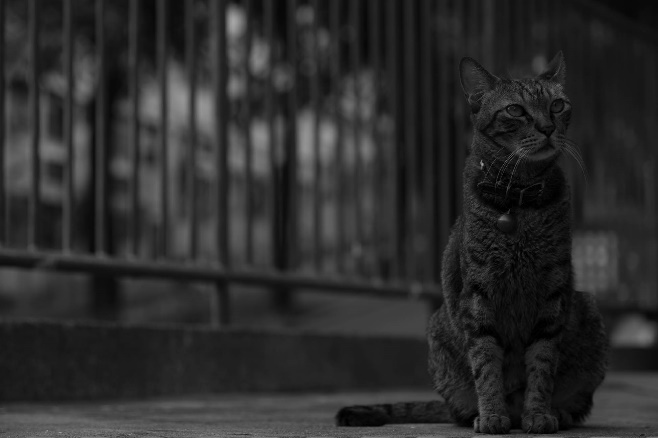
#> input picture week1/Data/quiz2/darker_cat.jpg, 658 x 438 px
$ jupyter execute quiz_2.ipynb
#> lines starting #> are read from the running program, lines starting #| are printed output that depends on the picture; long printed decimals are rounded
[cell 1]
import cv2
import numpy as np
import time
import tracemalloc
import matplotlib.pyplot as plt

N = 1000
'''=====圖片路徑更改====='''
image_path = "../Data/quiz2/darker_cat.jpg"

#不能用cv2.imread("gray_numpy.jpg")讀取灰階影像，因為這樣會用channel=3讀取
#後續用opencv的equalizeHist會報錯，因為equalizeHist只接受channel=1的影像
gray_numpy = cv2.imread(image_path, cv2.IMREAD_GRAYSCALE)
#> gray_numpy is the input picture: shape (438, 658); min 0, max 166, mean 43.9
gray_opencv = gray_numpy.copy()

#print(f"gray_opencv: {gray_opencv.dtype}, {gray_opencv.shape}")

[cell 2]
# .ravel()將多維陣列攤平成一維陣列，方便計算直方圖
# np.bincount()計算非負整數陣列中每個數值出現次數
# .cumsum()：是 Cumulative Sum 的縮寫。
# 它會把陣列中的元素從左到右「一個接一個累加」起來，是用來計算「累積分佈函數」。
#hist = [3, 1, 4, 2] （代表 0 出現 3 次、1 出現 1 次、2 出現 4 次、3 出現 2 次）
# 當執行 cdf = hist.cumsum() 時，系統會這樣計算：
# 第一個位置：維持原本的 3
# 第二個位置：3 + 1 = 4
# 第三個位置：3 + 1 + 4 = 8
# 第四個位置：3 + 1 + 4 + 2 = 10
# 最終輸出的 cdf 陣列為：[3, 4, 8, 10]。

[cell 3]
def histogram_equalization_numpy(image, max_value=255):
    # 1. 計算 Histogram
    hist = np.bincount(image.ravel(), minlength=256)

    # 2. 計算 CDF(描述灰階值的累積分布)
    cdf = hist.cumsum()

    # 3. 找到第一個非零 CDF
    cdf_min = cdf[cdf > 0][0]

    # 4. 計算像素總數
    total_pixels = image.size

    # 5. 帶公式
    result = (cdf[image[:, :]] - cdf_min) / (total_pixels - cdf_min) * max_value
    return result

#通常cdf指的是機率分布，所以是灰階x出現的次數除以total_pixels等於X出現的機率。
#在公式中，上下分子分母的每一項全部除以N，就變成機率分布了，但是那可以約分，就變成現在這個樣子

[cell 4]
tracemalloc.start()
start_time_numpy = time.perf_counter()
for i in range(N):
    histogram_equalization_numpy(gray_numpy)
#> this loop made 1000 passes
#> pass 1, in histogram_equalization_numpy, `result = (cdf[image[:, :]] - cdf_min) / (total_pixels - cdf_min) * max..`:
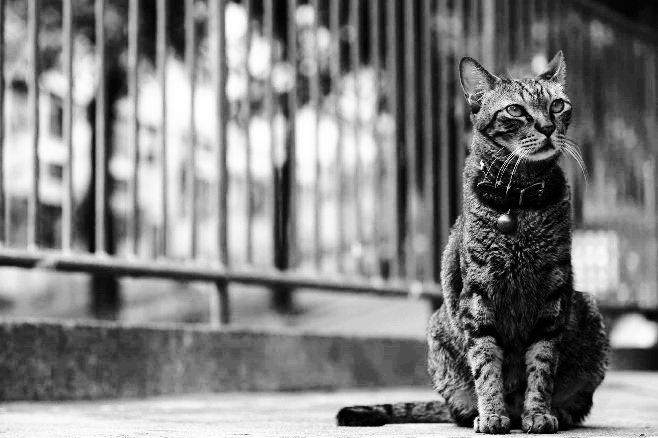
#> result: shape (438, 658) float64; min 0, max 255, mean 129.1

end_time_numpy = time.perf_counter()
numpy_avg_time = (end_time_numpy - start_time_numpy) / N
numpy_current, numpy_peak = tracemalloc.get_traced_memory()

tracemalloc.stop()

tracemalloc.start()
start_time_opencv = time.perf_counter()
for i in range(N):
    cv2.equalizeHist(gray_opencv)

end_time_opencv = time.perf_counter()
opencv_avg_time = (end_time_opencv - start_time_opencv) / N
opencv_current, opencv_peak = tracemalloc.get_traced_memory()

tracemalloc.stop()

[cell 5]
diff = abs(histogram_equalization_numpy(gray_numpy) - cv2.equalizeHist(gray_opencv))
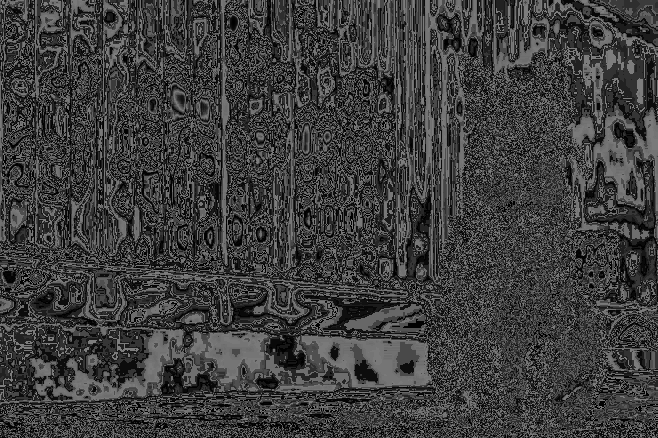
#> diff: shape (438, 658) float64; min 0, max 0.497, mean 0.245
diff_mean = np.mean(diff)
#> diff_mean = 0.245
diff_count = np.count_nonzero(diff)
#> diff_count = 287872
print(f"diff max: {np.max(diff)}")
#| diff max: 0.4971
print(f"diff mean: {diff_mean}")
#| diff mean: 0.2448
print(f"diff count: {diff_count}")
#| diff count: 287872

[cell 6]
print(f"numpy平均時間: {numpy_avg_time:.6f} s")
print(f"numpy總時間: {end_time_numpy - start_time_numpy:.6f} s")
print(f"OpenCV平均時間: {opencv_avg_time:.6f} s")
print(f"OpenCV總時間: {end_time_opencv - start_time_opencv:.6f} s")

print("\nNumPy")
print(f"目前記憶體：{numpy_current / 1024**2:.4f} MB")
print(f"峰值記憶體：{numpy_peak / 1024**2:.4f} MB")

print("\nOpenCV")
print(f"目前記憶體：{opencv_current / 1024**2:.4f} MB")
print(f"峰值記憶體：{opencv_peak / 1024**2:.4f} MB")

[cell 7]
plt.imshow(gray_numpy, cmap='gray')
plt.title("Original Grayscale")
plt.axis("off")

[cell 8]
# .ravel()將多維陣列攤平成一維陣列，方便計算直方圖
# bins=256表示將像素值分成256個區間
plt.hist(gray_numpy.ravel(), bins=256, range=(0, 256))
plt.xlabel("Pixel Value")
plt.ylabel("Frequency")
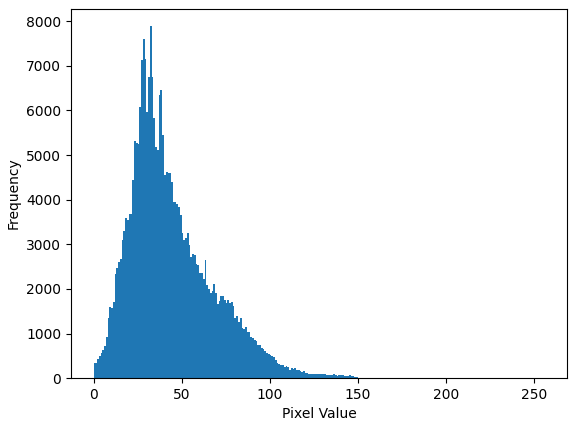
#> figure drawn by matplotlib, 1 panel; tallest bar 7886 high, from x = 32 to 33

[cell 9]
plt.imshow(histogram_equalization_numpy(gray_numpy), cmap='gray')
plt.title("Equalized Grayscale (NumPy)")
plt.axis("off")

[cell 10]
plt.hist(histogram_equalization_numpy(gray_numpy).ravel(), bins=256, range=(0, 256))
plt.xlabel("Pixel Value")
plt.ylabel("Frequency")
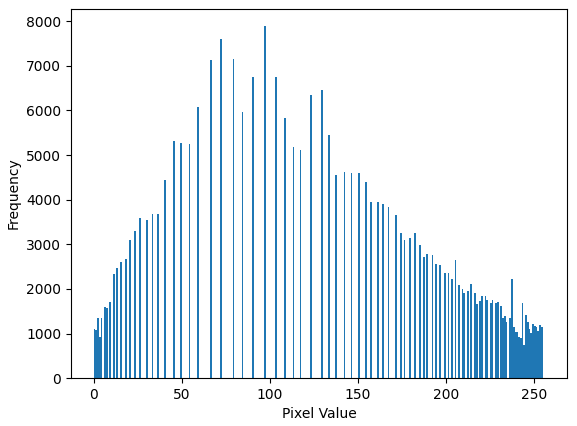
#> figure drawn by matplotlib, 1 panel; tallest bar 7886 high, from x = 97 to 98

[cell 11]
plt.imshow(cv2.equalizeHist(gray_opencv), cmap='gray')
plt.title("Equalized Grayscale (OpenCV)")
plt.axis("off")
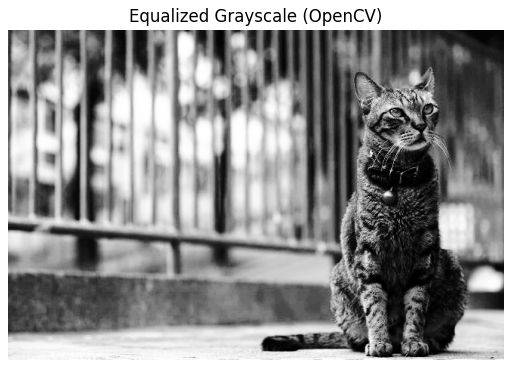
#> figure drawn by matplotlib, 1 panel

[cell 12]
plt.hist(cv2.equalizeHist(gray_opencv).ravel(), bins=256, range=(0, 256))
plt.xlabel("Pixel Value")
plt.ylabel("Frequency")
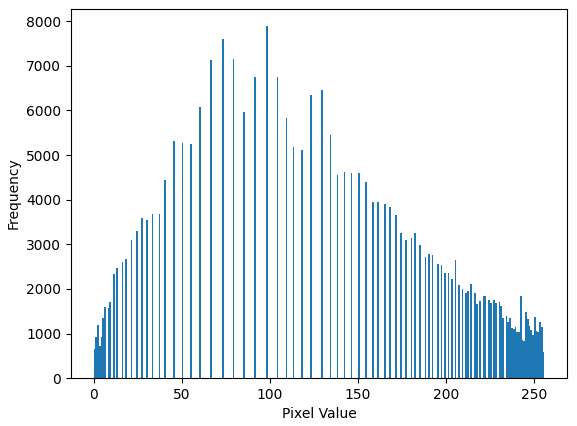
#> figure drawn by matplotlib, 1 panel; tallest bar 7886 high, from x = 98 to 99

[cell 13]
'''=====儲存灰階影像路徑====='''
cv2.imwrite("equalized_numpy.jpg", histogram_equalization_numpy(gray_numpy))
cv2.imwrite("equalized_opencv.jpg", cv2.equalizeHist(gray_opencv))
#> Out = True
